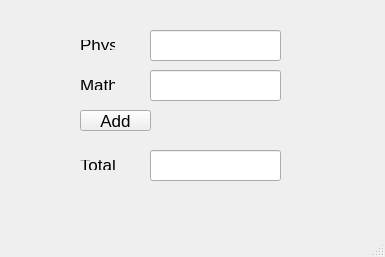
<?xml version="1.0" encoding="UTF-8"?>
<ui version="4.0">
 <class>MainWindow</class>
 <widget class="QMainWindow" name="MainWindow">
  <property name="geometry">
   <rect>
    <x>0</x>
    <y>0</y>
    <width>385</width>
    <height>257</height>
   </rect>
  </property>
  <property name="windowTitle">
   <string>MainWindow</string>
  </property>
  <widget class="QWidget" name="centralwidget">
   <widget class="QLineEdit" name="lineEdit">
    <property name="geometry">
     <rect>
      <x>150</x>
      <y>30</y>
      <width>131</width>
      <height>31</height>
     </rect>
    </property>
    <property name="font">
     <font>
      <pointsize>13</pointsize>
     </font>
    </property>
   </widget>
   <widget class="QLabel" name="label">
    <property name="geometry">
     <rect>
      <x>80</x>
      <y>40</y>
      <width>35</width>
      <height>10</height>
     </rect>
    </property>
    <property name="font">
     <font>
      <pointsize>13</pointsize>
     </font>
    </property>
    <property name="text">
     <string>Physic</string>
    </property>
   </widget>
   <widget class="QLineEdit" name="lineEdit_2">
    <property name="geometry">
     <rect>
      <x>150</x>
      <y>70</y>
      <width>131</width>
      <height>31</height>
     </rect>
    </property>
    <property name="font">
     <font>
      <pointsize>13</pointsize>
     </font>
    </property>
   </widget>
   <widget class="QLabel" name="label_2">
    <property name="geometry">
     <rect>
      <x>80</x>
      <y>80</y>
      <width>35</width>
      <height>10</height>
     </rect>
    </property>
    <property name="font">
     <font>
      <pointsize>13</pointsize>
     </font>
    </property>
    <property name="text">
     <string>Math</string>
    </property>
   </widget>
   <widget class="QLineEdit" name="lineEdit_3">
    <property name="geometry">
     <rect>
      <x>150</x>
      <y>150</y>
      <width>131</width>
      <height>31</height>
     </rect>
    </property>
    <property name="font">
     <font>
      <pointsize>13</pointsize>
     </font>
    </property>
   </widget>
   <widget class="QLabel" name="label_3">
    <property name="geometry">
     <rect>
      <x>80</x>
      <y>160</y>
      <width>35</width>
      <height>10</height>
     </rect>
    </property>
    <property name="font">
     <font>
      <pointsize>13</pointsize>
     </font>
    </property>
    <property name="text">
     <string>Total</string>
    </property>
   </widget>
   <widget class="QPushButton" name="pushButton">
    <property name="geometry">
     <rect>
      <x>80</x>
      <y>110</y>
      <width>71</width>
      <height>21</height>
     </rect>
    </property>
    <property name="font">
     <font>
      <pointsize>13</pointsize>
     </font>
    </property>
    <property name="text">
     <string>Add</string>
    </property>
   </widget>
  </widget>
  <widget class="QMenuBar" name="menubar">
   <property name="geometry">
    <rect>
     <x>0</x>
     <y>0</y>
     <width>385</width>
     <height>18</height>
    </rect>
   </property>
  </widget>
  <widget class="QStatusBar" name="statusbar"/>
 </widget>
 <resources/>
 <connections/>
</ui>
